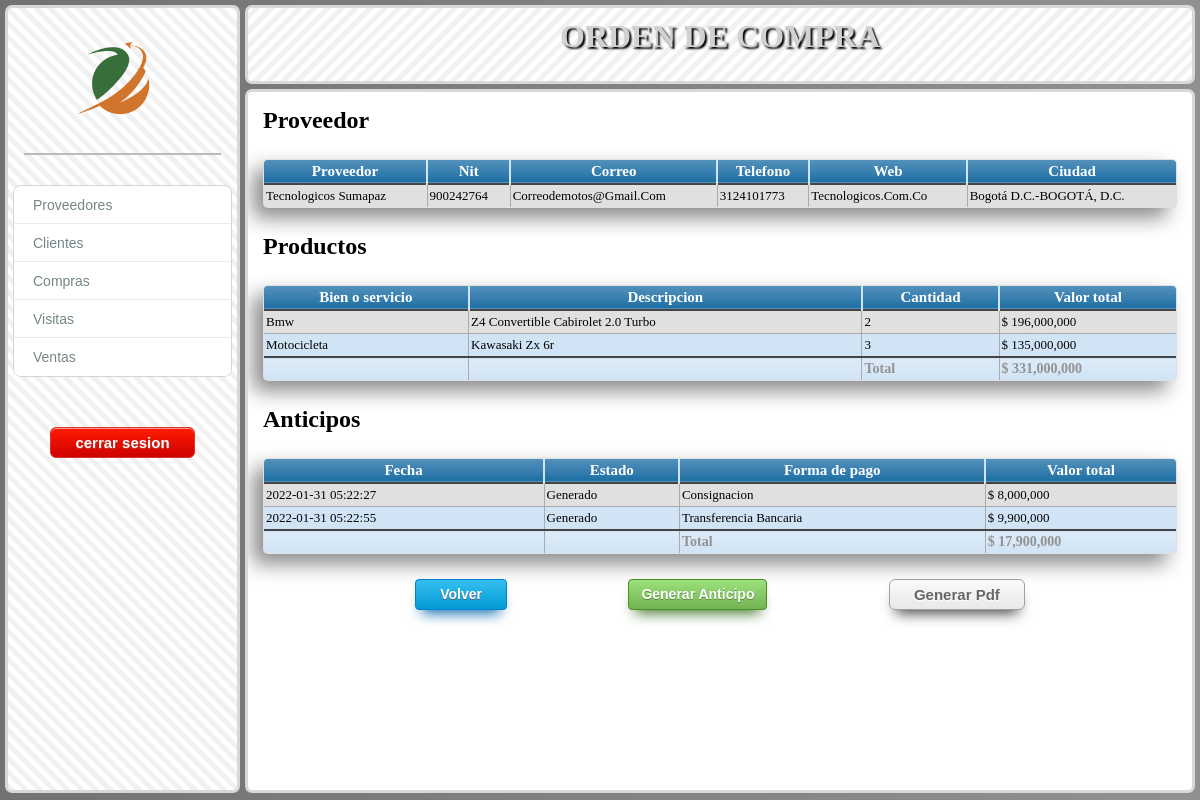
The page /modulos/proveedores/verorden.php?id=2 (signed in) on the database its author committed.
### tables this page shows
CREATE TABLE `ordenesdecompra` (
  `id_ordenescompra` int(11) NOT NULL,
  `valor_total` int(11) NOT NULL,
  `fecha_registro` datetime NOT NULL,
  `status` int(11) NOT NULL,
  `id_usradmin` int(11) NOT NULL,
  `id_proveedor` int(11) NOT NULL
);

CREATE TABLE `proveedores` (
  `id_proveedor` int(11) NOT NULL,
  `nombre_proveedor` varchar(200) NOT NULL,
  `nit_proveedor` int(11) NOT NULL,
  `Correo_proveedor` varchar(200) NOT NULL,
  `web_proveedor` varchar(200) NOT NULL,
  `telefono_proveedor` varchar(200) NOT NULL,
  `ciudad` varchar(200) NOT NULL,
  `linea` varchar(200) NOT NULL,
  `productos` varchar(500) NOT NULL,
  `tipodistribucion` varchar(200) NOT NULL,
  `observaciones` varchar(1800) NOT NULL,
  `asesor` varchar(200) NOT NULL,
  `creacion` datetime NOT NULL,
  `id_usradmin` int(11) NOT NULL,
  `direccion` varchar(1800) NOT NULL
);

CREATE TABLE `detalle_ordencompra` (
  `id_detalleorden` int(11) NOT NULL,
  `id_ordencompra` int(11) NOT NULL,
  `producto_id` int(11) NOT NULL,
  `cantidad` int(11) NOT NULL,
  `valor` int(11) NOT NULL,
  `utilidad` int(11) NOT NULL DEFAULT 8
);

CREATE TABLE `productos` (
  `id_producto` int(11) NOT NULL,
  `nombre_producto` varchar(500) NOT NULL,
  `descripcion_producto` varchar(1800) NOT NULL,
  `stok` int(11) NOT NULL,
  `valor` int(11) NOT NULL,
  `codigo_proveedor` varchar(100) NOT NULL,
  `numerodeparte` varchar(100) NOT NULL,
  `utilidad` int(11) NOT NULL,
  `id_usr` int(11) NOT NULL
);

CREATE TABLE `anticipos` (
  `id_anticipo` int(11) NOT NULL,
  `id_ordencompra` int(11) NOT NULL,
  `fecha_registro` datetime NOT NULL,
  `valor` int(11) NOT NULL,
  `estado` varchar(200) NOT NULL,
  `forma_pago` varchar(200) NOT NULL
);

### modulos/proveedores/verorden.php (the view, shortened to what this page needs)
<?php
require'funcionesphp/conex.php';
?>
<!DOCTYPE html>
<html lang="esp">
<head>
    <link rel="stylesheet" href="css/verorden.css">
    <link rel="stylesheet" href="css/generales.css">
    <link rel="stylesheet" href="css/grid.css">
    <link rel="stylesheet" href="iconos/styles.css">
</head>
<body>
<div class="container">
  <div class="trabajo">
  <h2>Proveedor</h2>
<table class="blueTable">
<thead>
<tr>
<th>Proveedor</th>
<th>Nit</th>
<th>Correo</th>
<th>Telefono</th>
<th>Web</th>
<th>Ciudad</th>
</tr>
</thead>
<tbody>
<?php
$id= $_REQUEST['id'];
$sql1 = $db->query("SELECT * FROM ordenesdecompra,proveedores
WHERE ordenesdecompra.id_ordenescompra= $id
AND ordenesdecompra.id_proveedor = proveedores.id_proveedor");
while ($row = $sql1->fetch_assoc()) {
  $valortotalorden = $row['valor_total'];
?>
<tr>
<td><?php  echo $row['nombre_proveedor'] ?></td>
<td><?php  echo $row['nit_proveedor'] ?></td>
<td><?php  echo $row['Correo_proveedor'] ?></td>
<td><?php  echo $row['telefono_proveedor'] ?></td>
<td><?php  echo $row['web_proveedor'] ?></td>
<td><?php  echo $row['ciudad'] ?></td>
</tr>
<?php
}
?>
</tbody>
</table>
<h2>Productos</h2>
<table class="blueTable">
<thead>
<tr>
<th>Bien o servicio</th>
<th>Descripcion</th>
<th>Cantidad</th>
<th>Valor total</th>
</tr>
</thead>
<tfoot>
  <td> </td>
  <td> </td>
  <td>Total</td>
  <td>$ <?php echo number_format($valortotalorden) ?></td>
</tfoot>
<tbody>
<?php
$sql = $db->query("SELECT productos.nombre_producto,productos.descripcion_producto,detalle_ordencompra.cantidad,detalle_ordencompra.valor FROM `ordenesdecompra`, detalle_ordencompra, productos
WHERE ordenesdecompra.id_ordenescompra= $id
AND ordenesdecompra.id_ordenescompra = detalle_ordencompra.id_ordencompra
AND productos.id_producto = detalle_ordencompra.producto_id ");
while ($row = $sql->fetch_assoc()) {
$valortotal=$row['valor'] * $row['cantidad'];
?>
<tr>
<td><?php  echo $row['nombre_producto'] ?></td>
<td><?php  echo $row['descripcion_producto'] ?></td>
<td><?php  echo $row['cantidad'] ?></td>
<td>$ <?php  echo number_format( $valortotal) ?></td></tr>
<?php
}
?>
</tbody>
</table>
<h2>Anticipos</h2>
<table class="blueTable">
<thead>
<tr>
<th>Fecha</th>
<th>Estado</th>
<th>Forma de pago</th>
<th>Valor total</th>
</tr>
</thead>
<tbody>
<?php
$sql = $db->query("SELECT * FROM anticipos
WHERE anticipos.id_ordencompra= $id ");
while ($row = $sql->fetch_assoc()) {
?>
<tr>
<td><?php  echo $row['fecha_registro'] ?></td>
<td><?php  echo $row['estado'] ?></td>
<td><?php  echo $row['forma_pago'] ?></td>
<td>$ <?php  echo number_format( $row['valor']) ?></td>
</tr>
<?php
}
$sql = $db->query("SELECT sum(valor) FROM anticipos
WHERE anticipos.id_ordencompra= $id ");
while ($row = $sql->fetch_assoc()) {
  $totalanticipos=$row['sum(valor)'];
}
  ?>
</tbody>
<tfoot>
  <td> </td>
  <td> </td>
  <td>Total</td>
  <td>$ <?php echo number_format($totalanticipos) ?></td>
</tfoot>
</table>
<div class="contenedorbtn">
<a href="buscarorden.php" class="btn_volver">Volver</a>
<?php
if (($valortotalorden-$totalanticipos)>0) {
?>
<a href="generaranticipo.php?id=<?php echo $id ?>" class="btn_guardar">Generar Anticipo</a>
<?php
}
?>
  <a href="imprimiblespdf/ordenencompra.php?id=<?php echo $id ?>" class="btn_add">Generar Pdf</a>
</div>
  </div>
  <div class="cabecera">
<h1>orden de compra</h1>
  </div>
  <div class="menu">
        <?php
        include'vistas/menu.php';
        ?>
  </div>
</div>
</body>
</html>

### modulos/proveedores/vistas/menu.php (shortened to what this page needs)
<link rel="stylesheet" href="css/menu.css">
<img src="img/Invercomes_icon.png" class="imgmenu">
<div class="separate"></div>
  <div class="accordion">
    <div class="accordion-title"><span>Proveedores</span></div>
    <div class="accordion-content">
         <ul>
            <a href="buscarproveedor.php">  <li>Buscar Proveedor</li> </a>
            <a href="regisproveedor.php">  <li>Registrar Proveedor</li></a>
         </ul>
    </div>
    <div class="accordion-title"><span>Clientes</span></div>
    <div class="accordion-content">
         <ul>
            <a href="cliente.php">  <li>Listar Clientes</li> </a>
         </ul>
    </div>
    <div class="accordion-title"><span>Compras</span></div>
    <div class="accordion-content">
    <ul>
            <a href="ordendecompra.php">  <li>Generar orden de compra</li> </a>
            <a href="buscarorden.php">  <li>Buscar orden de compra</li> </a>
         </ul>
    </div>
    <div class="accordion-title"><span>Visitas</span></div>
    <div class="accordion-content"><ul>
    <a href="agenda.php">  <li>Agenda</li> </a>
    </ul></div>
    <div class="accordion-title"><span>Ventas</span></div>
    <div class="accordion-content"></div>
</div>
<div class="contbtncerrar">
<a href="funcionesphp/cerrarsesion.php" class="btn_cerrarsesion">cerrar sesion</a>
</div>

### modulos/proveedores/css/verorden.css (style rules this page uses)
.contenedorbtn { display: flex; justify-content: space-around; width: 80%; margin: auto; }

### modulos/proveedores/css/generales.css (style rules this page uses)
* { padding: 0; margin: 0; box-sizing: border-box; }
.btn_guardar { box-shadow: 0px 10px 14px -7px #3e7327; background:linear-gradient(to bottom, #9adf7a 5%, #72b352 100%); background-color:#77b55a; border-radius:4px; border:1px solid #4b8f29; display:inline-block; cursor:pointer; color:#ffffff; font-family:Arial; font-size:14px; font-weight:bold; padding:6px 12px; text-decoration:none; text-shadow:0px 1px 0px #5b8a3c; }
.btn_volver { box-shadow: 0px 10px 14px -7px #0467aa; background:linear-gradient(to bottom, #33bdef 5%, #019ad2 100%); background-color:#33bdef; border-radius:4px; border:1px solid #057fd0; display:inline-block; cursor:pointer; color:#ffffff; font-family:Arial; font-size:14px; font-weight:bold; padding:6px 24px; text-decoration:none; text-shadow:0px 1px 0px #5b6178; }
.btn_add { box-shadow:0px 10px 14px -7px #3d3c3c; background:linear-gradient(to bottom, #f9f9f9 5%, #e9e9e9 100%); background-color:#f9f9f9; border-radius:6px; border:1px solid #a0a0a0; display:inline-block; cursor:pointer; color:#666666; font-family:Arial; font-size:15px; font-weight:bold; padding:6px 24px; text-decoration:none; text-shadow:0px 1px 0px #ffffff; }
table.blueTable { border: 1px solid #1C6EA4; background-color: #EEEEEE; width: 100%; text-align: left; border-collapse: collapse; margin: 25px auto; border-radius: 5px; overflow: hidden; background: #e0e0e0; box-shadow: -10px 10px 20px #8b8b8b, 10px -10px 20px #ffffff; }
table.blueTable td, table.blueTable th { border: 1px solid #AAAAAA; padding: 3px 2px; }
table.blueTable tbody td { font-size: 13px; text-transform: capitalize; }
table.blueTable tr:nth-child(even) { background: #D0E4F5; }
table.blueTable thead { background: #1C6EA4; background: -moz-linear-gradient(top, #5592bb 0%, #327cad 66%, #1C6EA4 100%); background: -webkit-linear-gradient(top, #5592bb 0%, #327cad 66%, #1C6EA4 100%); background: linear-gradient(to bottom, #5592bb 0%, #327cad 66%, #1C6EA4 100%); border-bottom: 2px solid #444444; }
table.blueTable thead th { font-size: 15px; font-weight: bold; text-align: center; color: #ffffff; border-left: 2px solid #D0E4F5; }
table.blueTable thead th:first-child { border-left: none; }
table.blueTable tfoot { font-size: 14px; font-weight: bold; color: #929292; background: #D0E4F5; background: -moz-linear-gradient(top, #dcebf7 0%, #d4e6f6 66%, #D0E4F5 100%); background: -webkit-linear-gradient(top, #dcebf7 0%, #d4e6f6 66%, #D0E4F5 100%); background: linear-gradient(to bottom, #dcebf7 0%, #d4e6f6 66%, #D0E4F5 100%); border-top: 2px solid #444444; }
table.blueTable tfoot td { font-size: 14px; }

### modulos/proveedores/css/grid.css (style rules this page uses)
html { padding: 5px; background: linear-gradient(to right, #727272, #cfcfcf, #ffffff ); background-size: 600% 400%; animation: bgmovil 20s ease infinite; }
.container { display: grid; grid-template-columns: 0.8fr 1.2fr 1fr 1fr; grid-template-rows: 10% 90% 50%; gap: 5px 5px; grid-auto-flow: row; grid-template-areas: "menu cabecera cabecera cabecera" "menu trabajo trabajo trabajo" "menu trabajo trabajo trabajo"; }
.trabajo { grid-area: trabajo; height: 88vh; border: 3px solid #d8d8d8; padding: 15px; border-radius: 7px; overflow-y: scroll; background: white; }
.cabecera { grid-area: cabecera; background: repeating-linear-gradient( -45deg, white 5px, white 10px, #f1f1f1 10px, #f1f1f1 15px); border: 3px solid #d8d8d8; padding: 5px; border-radius: 7px; }
.menu { grid-area: menu; height: 98.5vh; border: 3px solid #d8d8d8; padding: 5px; border-radius: 7px; background: repeating-linear-gradient( 45deg, white 5px, white 10px, #f1f1f1 10px, #f1f1f1 15px); }
.cabecera h1 { text-align: center; padding: 5px; text-transform: uppercase; color: rgb(209, 209, 209); text-shadow: 2px 2px 2px black ; }

### rows shown on the page
ordenesdecompra: id_proveedor.nombre_proveedor "Tecnologicos Sumapaz", id_proveedor.nit_proveedor "900242764", id_proveedor.Correo_proveedor "Correodemotos@gmail.com", id_proveedor.telefono_proveedor "3124101773", id_proveedor.web_proveedor "Tecnologicos.com.co", id_proveedor.ciudad "Bogotá D.C.-BOGOTÁ, D.C.", valor_total "331,000,000"
detalle_ordencompra: producto.nombre_producto "Bmw", producto.descripcion_producto "Z4 Convertible Cabirolet 2.0 Turbo", cantidad "2", valortotal "196,000,000"
detalle_ordencompra: producto.nombre_producto "Motocicleta", producto.descripcion_producto "Kawasaki Zx 6r", cantidad "3", valortotal "135,000,000"
anticipos: fecha_registro "2022-01-31 05:22:27", estado "Generado", forma_pago "Consignacion", valor "8,000,000"
anticipos: fecha_registro "2022-01-31 05:22:55", estado "Generado", forma_pago "Transferencia Bancaria", valor "9,900,000"

### other values the page prints
$totalanticipos "17,900,000"
